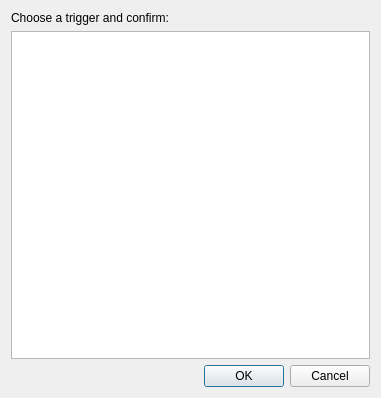
<?xml version="1.0" encoding="UTF-8"?>
<ui version="4.0">
 <class>ChooseTriggerDialog</class>
 <widget class="QDialog" name="ChooseTriggerDialog">
  <property name="geometry">
   <rect>
    <x>0</x>
    <y>0</y>
    <width>381</width>
    <height>398</height>
   </rect>
  </property>
  <property name="windowTitle">
   <string>Choose Trigger</string>
  </property>
  <property name="windowIcon">
   <iconset resource="../qrc/editor.qrc">
    <normaloff>:/ico101.ico</normaloff>:/ico101.ico</iconset>
  </property>
  <layout class="QVBoxLayout" name="verticalLayout">
   <item>
    <widget class="QLabel" name="label">
     <property name="text">
      <string>Choose a trigger and confirm:</string>
     </property>
    </widget>
   </item>
   <item>
    <widget class="QTreeView" name="triggerView">
     <property name="alternatingRowColors">
      <bool>true</bool>
     </property>
     <property name="rootIsDecorated">
      <bool>false</bool>
     </property>
     <property name="headerHidden">
      <bool>true</bool>
     </property>
    </widget>
   </item>
   <item>
    <widget class="QDialogButtonBox" name="buttonBox">
     <property name="orientation">
      <enum>Qt::Horizontal</enum>
     </property>
     <property name="standardButtons">
      <set>QDialogButtonBox::Cancel|QDialogButtonBox::Ok</set>
     </property>
    </widget>
   </item>
  </layout>
 </widget>
 <resources>
  <include location="../qrc/editor.qrc"/>
 </resources>
 <connections>
  <connection>
   <sender>buttonBox</sender>
   <signal>accepted()</signal>
   <receiver>ChooseTriggerDialog</receiver>
   <slot>accept()</slot>
   <hints>
    <hint type="sourcelabel">
     <x>248</x>
     <y>254</y>
    </hint>
    <hint type="destinationlabel">
     <x>157</x>
     <y>274</y>
    </hint>
   </hints>
  </connection>
  <connection>
   <sender>buttonBox</sender>
   <signal>rejected()</signal>
   <receiver>ChooseTriggerDialog</receiver>
   <slot>reject()</slot>
   <hints>
    <hint type="sourcelabel">
     <x>316</x>
     <y>260</y>
    </hint>
    <hint type="destinationlabel">
     <x>286</x>
     <y>274</y>
    </hint>
   </hints>
  </connection>
 </connections>
</ui>
